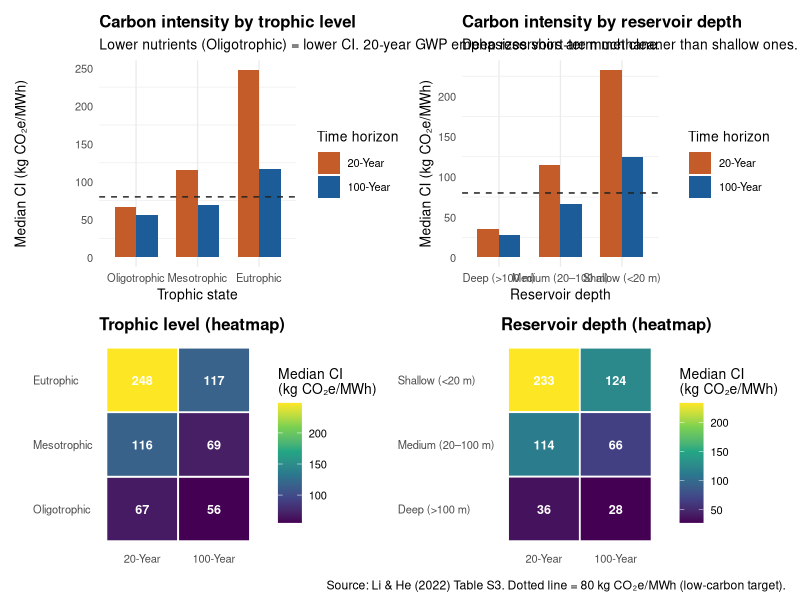

Write R code to recreate this figure.
## ---- chunk 1
#| warning: false
#| message: false
knitr::opts_chunk$set(fig.width = 8, fig.height = 8, dpi = 150)
library(tidyverse)
library(patchwork)
## ---- chunk 2
#| warning: false
#| message: false
# Li & He (2022) Table S3 — median CI (kg CO2e/MWh) at 20-year and 100-year GWP horizon
trophic_data <- tibble(
  Category = factor(c("Oligotrophic", "Mesotrophic", "Eutrophic"),
                    levels = c("Oligotrophic", "Mesotrophic", "Eutrophic")),
  CI_20yr  = c(67.2, 116.0, 248.0),
  CI_100yr = c(55.6, 69.1, 116.7)
)

depth_data <- tibble(
  Category = factor(c("Shallow (<20 m)", "Medium (20–100 m)", "Deep (>100 m)"),
                    levels = c("Deep (>100 m)", "Medium (20–100 m)", "Shallow (<20 m)")),
  CI_20yr  = c(233.0, 114.3, 35.6),
  CI_100yr = c(124.5, 66.0, 27.7)
)

trophic_long <- trophic_data %>%
  pivot_longer(cols = starts_with("CI"), names_to = "Horizon", values_to = "CI") %>%
  mutate(Horizon = factor(if_else(Horizon == "CI_20yr", "20-Year", "100-Year"), levels = c("20-Year", "100-Year")))

depth_long <- depth_data %>%
  pivot_longer(cols = starts_with("CI"), names_to = "Horizon", values_to = "CI") %>%
  mutate(Horizon = factor(if_else(Horizon == "CI_20yr", "20-Year", "100-Year"), levels = c("20-Year", "100-Year")))
## ---- chunk 3
#| warning: false
#| message: false
# Palette: 20-year = warmer (short-term methane impact), 100-year = baltic blue
horizon_fill <- c("20-Year" = "#c45c2a", "100-Year" = "#1c5d99")

plot_trophic <- ggplot(trophic_long, aes(x = Category, y = CI, fill = Horizon)) +
  geom_col(position = "dodge", width = 0.7) +
  geom_hline(yintercept = 80, linetype = "dashed", color = "#222222", linewidth = 0.5) +
  scale_fill_manual(values = horizon_fill) +
  labs(
    title = "Carbon intensity by trophic level",
    subtitle = "Lower nutrients (Oligotrophic) = lower CI. 20-year GWP emphasizes short-term methane.",
    x = "Trophic state",
    y = "Median CI (kg CO₂e/MWh)",
    fill = "Time horizon"
  ) +
  theme_minimal(base_size = 10) +
  theme(
    panel.grid.major.y = element_blank(),
    plot.title = element_text(face = "bold")
  )

plot_depth <- ggplot(depth_long, aes(x = Category, y = CI, fill = Horizon)) +
  geom_col(position = "dodge", width = 0.7) +
  geom_hline(yintercept = 80, linetype = "dashed", color = "#222222", linewidth = 0.5) +
  scale_fill_manual(values = horizon_fill) +
  labs(
    title = "Carbon intensity by reservoir depth",
    subtitle = "Deep reservoirs are much cleaner than shallow ones.",
    x = "Reservoir depth",
    y = "Median CI (kg CO₂e/MWh)",
    fill = "Time horizon"
  ) +
  theme_minimal(base_size = 10) +
  theme(
    panel.grid.major.y = element_blank(),
    plot.title = element_text(face = "bold")
  )

# Heatmaps: same data, Category × Horizon, fill = CI
heat_trophic <- ggplot(trophic_long, aes(x = Horizon, y = Category, fill = CI)) +
  geom_tile(color = "white", linewidth = 0.6) +
  geom_text(aes(label = round(CI)), color = "white", fontface = "bold", size = 3.2) +
  scale_fill_viridis_c(option = "viridis", name = "Median CI\n(kg CO₂e/MWh)") +
  labs(title = "Trophic level (heatmap)", x = NULL, y = NULL) +
  theme_minimal(base_size = 10) +
  theme(
    panel.grid = element_blank(),
    plot.title = element_text(face = "bold"),
    axis.text.y = element_text(hjust = 0)
  )

heat_depth <- ggplot(depth_long, aes(x = Horizon, y = Category, fill = CI)) +
  geom_tile(color = "white", linewidth = 0.6) +
  geom_text(aes(label = round(CI)), color = "white", fontface = "bold", size = 3.2) +
  scale_fill_viridis_c(option = "viridis", name = "Median CI\n(kg CO₂e/MWh)") +
  labs(title = "Reservoir depth (heatmap)", x = NULL, y = NULL) +
  theme_minimal(base_size = 10) +
  theme(
    panel.grid = element_blank(),
    plot.title = element_text(face = "bold"),
    axis.text.y = element_text(hjust = 0)
  )

(plot_trophic | plot_depth) / (heat_trophic | heat_depth) +
  plot_annotation(
    caption = "Source: Li & He (2022) Table S3. Dotted line = 80 kg CO₂e/MWh (low-carbon target)."
  ) +
  theme(plot.caption = element_text(size = 8, color = "gray50"))
